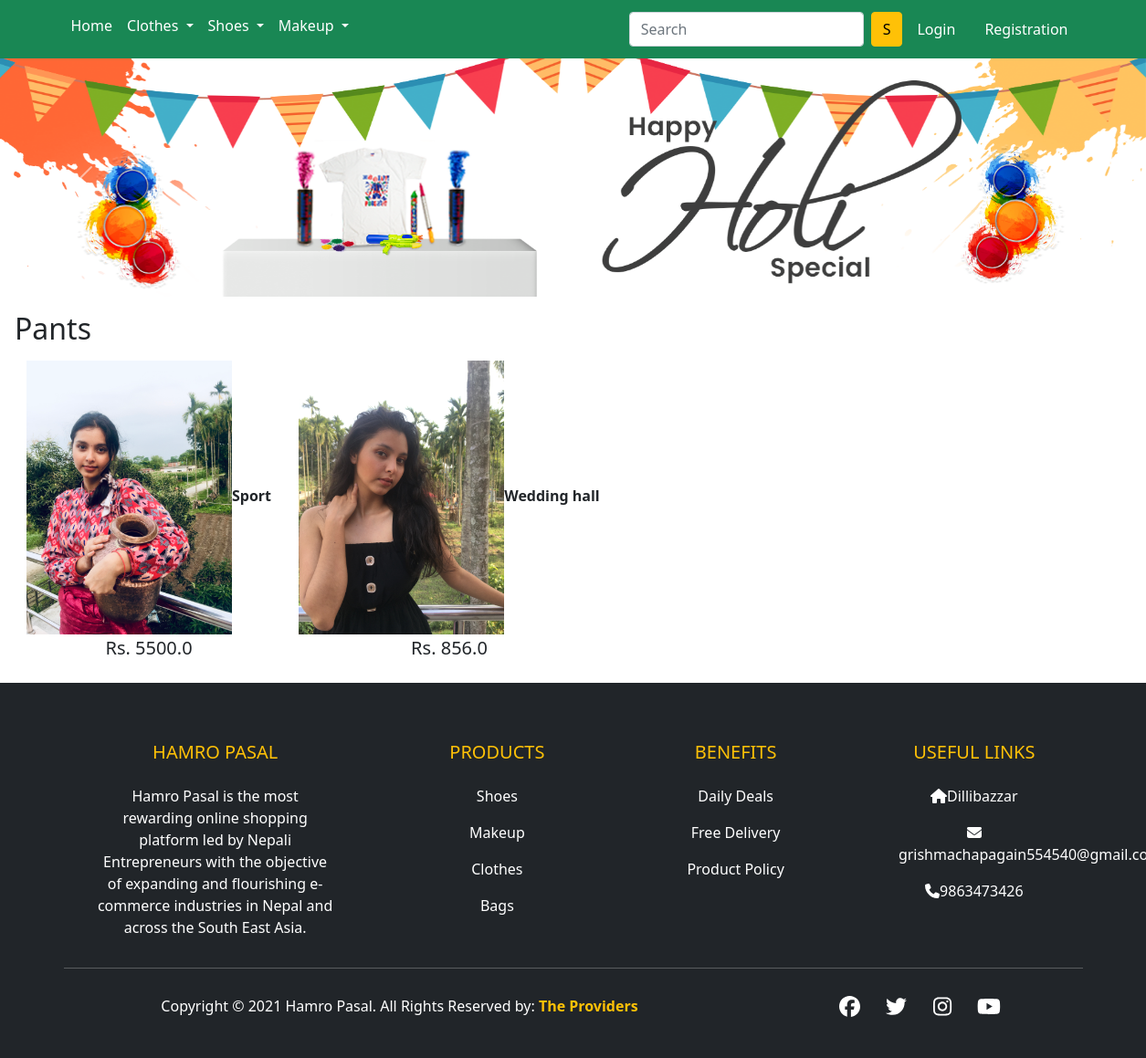
The page / on the database its author committed.
### products/models.py (models this page shows, shortened)
class Product(models.Model):
    title = models.CharField(max_length=100)
    Price = models.FloatField()
    Selling_Price= models.FloatField()
    Description = models.TextField()
    Manufacturer = models.CharField(max_length=100)
    category = models.CharField(choices=PASAL_CHOICES, max_length=2)
    Image = models.ImageField(upload_to='productimg')

### products/views.py (the view)
# urls.py: path('', views.ProductView.as_view(), name='home'),
class ProductView(View):
    def get(self, request):
        totalitem = 0
        Bh = Product.objects.filter(category="BS")
        GT = Product.objects.filter(category="G")
        LD = Product.objects.filter(category="L")
        CM = Product.objects.filter(category="C")
        Pant= Product.objects.filter(category="P")
        Ss= Product.objects.filter(category="T")
        if request.user.is_authenticated:
            totalitem = len(Cart.objects.filter(user=request.user))
        return render(request, 'pr/home.html', { 'LD': LD,'GT': GT,'CM': CM ,'Bh':Bh,'Pant':Pant,'Ss':Ss,'totalitem': totalitem})

### products/templates/pr/home.html (shortened to what this page needs)
{% extends 'pr/base.html' %}
{% load static %}
{% block banner_slider %}
<div id="carouselExampleControls" class="carousel slide" data-bs-ride="carousel">
  <div class="carousel-inner">
    <div class="carousel-item active">
      <img src="{% static 'all/images/banner/holi.png' %}" class="d-block w-100" alt="...">
    </div>
  </div>
  <a class="carousel-control-prev" href="#carouselExampleControls" role="button" data-bs-slide="prev">
    <span class="carousel-control-prev-icon" aria-hidden="true"></span>
  </a>
  <a class="carousel-control-next" href="#carouselExampleControls" role="button" data-bs-slide="next">
    <span class="carousel-control-next-icon" aria-hidden="true"></span>
  </a>
</div>
{% endblock banner_slider %}
{% block main-content %}
<div class="m-3">
  <h2>Pants</h2>
  <div>
  {% for f in Pant %}
   <a href="{% url 'product-detail' f.id %}" class="btn"><div class="item"><img src="{{f.Image.url}}" alt="not" height="300px"><span class="fw-bold">{{f.title}}</span><br><span class="fs-5">Rs. {{f.Selling_Price}}</span></div></a>
   {% endfor %}
 </div>
 </div>
{% endblock main-content %}

### rows shown on the page
Product: Image (picture), title "Sport", Selling_Price "5500.0"
Product: Image (picture), title "Wedding hall", Selling_Price "856.0"
